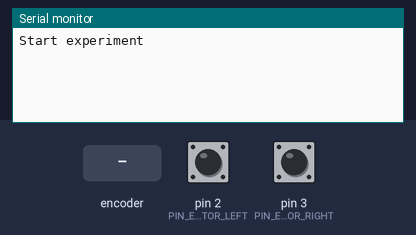
A sketch run on a simulated Arduino Uno, built with avr-gcc and run on an emulated ATmega328P. Parts: the last lines printed to the serial monitor. Inputs (shaded band) come from the test bench; at power-on: pin 2 (PIN_ENCOD_A_MOTOR_LEFT) HIGH, pin 3 (PIN_ENCOD_A_MOTOR_RIGHT) HIGH.

Above: at 1.2 s.
1.3 s: rotary encoder on pin 2 (PIN_ENCOD_A_MOTOR_LEFT) / pin 4 (PIN_ENCOD_B_MOTOR_LEFT) turned 1 step (first pin leading)
At 2.6 s:
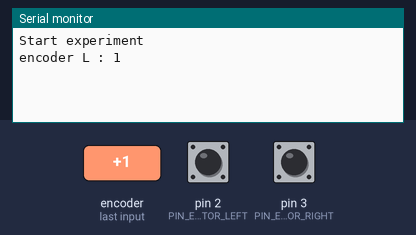
3.0 s: rotary encoder on pin 2 (PIN_ENCOD_A_MOTOR_LEFT) / pin 4 (PIN_ENCOD_B_MOTOR_LEFT) turned 1 step (first pin leading)
At 4.0 s:
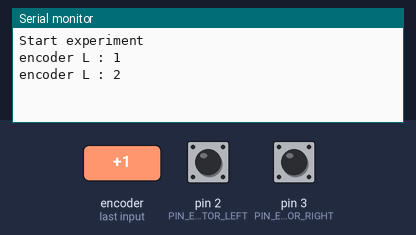

Measured:
- after the input at 1.3 s, the serial monitor: prints a new line after 0.05 s (image 1)
- after the input at 3.0 s, the serial monitor: prints a new line after 0.05 s (image 2)

The sketch:

test_z_encoder.ino
```cpp
#include "CytronMotorDriver.h"
#include <Wire.h>

#define MILLI 1000
#define RAD_PER_ROUND 2*PI

#define STARTTIME 100
#define WAITTIME 100
#define LOOPTIME 100

CytronMD motor1L(PWM_DIR, 6, 7);   // PWM 1A = Pin 3, PWM 1B = Pin 9.
CytronMD motor1R(PWM_DIR, 8, 9); // PWM 2A = Pin 10, PWM 2B = Pin 11.

const int PIN_ENCOD_A_MOTOR_LEFT = 2;               //A channel for encoder of left motor
const int PIN_ENCOD_B_MOTOR_LEFT = 4;               //B channel for encoder of left motor

const int PIN_ENCOD_A_MOTOR_RIGHT = 3;              //A channel for encoder of right motor
const int PIN_ENCOD_B_MOTOR_RIGHT = 5;              //B channel for encoder of right motor

unsigned long lastMilli = 0;
unsigned long delta_time = 0;

volatile long pos_left = 0;       //Left motor encoder position
volatile long pos_right = 0;      //Right motor encoder position


double ang_speed_act_left = 0;
double ang_speed_act_right = 0;

enum time_stage {START, WAIT, COMPUTE, END, EXIT, DUMMY};
time_stage stage {START};

long last_pos_left = 0;
long last_pos_right = 0;

void setup() {
  Serial.begin(9600);
  Serial.println("Start experiment");

  pinMode(PIN_ENCOD_A_MOTOR_LEFT, INPUT_PULLUP);
  digitalWrite(PIN_ENCOD_A_MOTOR_LEFT, HIGH);                // turn on pullup resistor
  attachInterrupt(digitalPinToInterrupt(PIN_ENCOD_A_MOTOR_LEFT), encoderLeftMotor, RISING);

  pinMode(PIN_ENCOD_A_MOTOR_RIGHT, INPUT_PULLUP);
  digitalWrite(PIN_ENCOD_A_MOTOR_RIGHT, HIGH);                // turn on pullup resistor
  attachInterrupt(digitalPinToInterrupt(PIN_ENCOD_A_MOTOR_RIGHT), encoderRightMotor, RISING);
}

void loop() {
  // put your main code here, to run repeatedly:
  if (pos_left != last_pos_left) {
    Serial.print("encoder L : ");
    Serial.println(pos_left);
    last_pos_left = pos_left;
  }

  if (pos_right != last_pos_right) {
    Serial.print("encoder L : ");
    Serial.println(pos_right);
    last_pos_right = pos_right;
  }
}

void encoderLeftMotor() {
  pos_left++;
}

void encoderRightMotor() {
  pos_right++;
}
```
